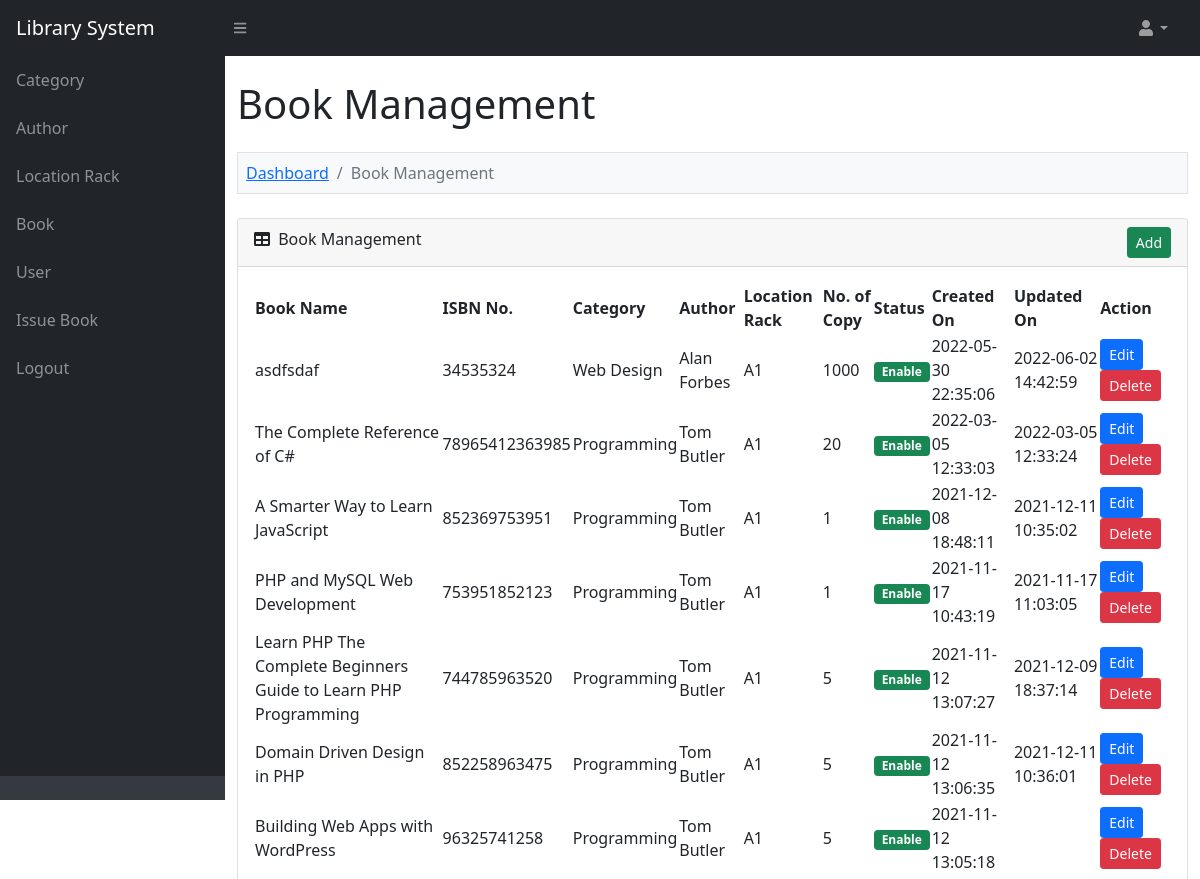
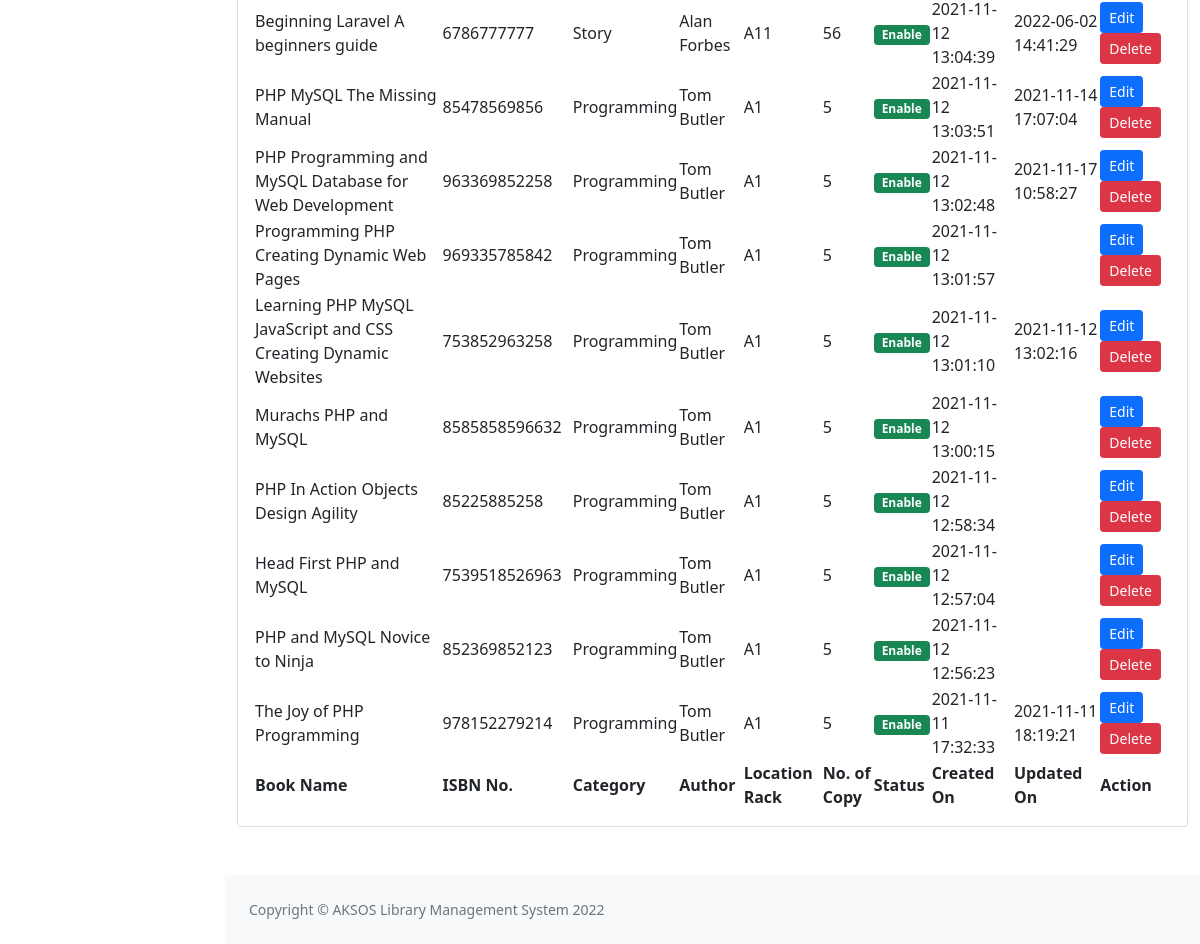
The page /admin/book.php (signed in) on the database its author committed (2 pictures, top to bottom).
### tables this page shows
CREATE TABLE `lms_book` (
  `book_id` int(11) NOT NULL,
  `book_category_id` int(11) NOT NULL DEFAULT 1,
  `book_author_id` int(11) NOT NULL,
  `book_location_rack_iid` int(11) NOT NULL DEFAULT 1,
  `book_name` text NOT NULL,
  `book_isbn_number` varchar(30) NOT NULL,
  `book_no_of_copy` int(5) NOT NULL,
  `book_status` enum('Enable','Disable') NOT NULL,
  `book_added_on` varchar(30) NOT NULL,
  `book_updated_on` varchar(30) NOT NULL
);

CREATE TABLE `lms_category` (
  `category_id` int(11) NOT NULL,
  `category_name` varchar(200) NOT NULL,
  `category_status` enum('Enable','Disable') NOT NULL,
  `category_created_on` varchar(30) NOT NULL,
  `category_updated_on` varchar(30) NOT NULL
);

CREATE TABLE `lms_author` (
  `author_id` int(11) NOT NULL,
  `author_name` varchar(200) NOT NULL,
  `author_status` enum('Enable','Disable') NOT NULL,
  `author_created_on` varchar(30) NOT NULL,
  `author_updated_on` varchar(30) NOT NULL
);

CREATE TABLE `lms_location_rack` (
  `location_rack_id` int(11) NOT NULL,
  `location_rack_name` varchar(200) NOT NULL,
  `location_rack_status` enum('Enable','Disable') NOT NULL,
  `location_rack_created_on` varchar(30) NOT NULL,
  `location_rack_updated_on` varchar(30) NOT NULL
);

### function.php (called while the page is built, shortened)
<?php
function convert_data($string, $action = 'encrypt')
{
	$encrypt_method = "AES-256-CBC";
	$secret_key = 'AA74CDCC2BBRT935136HH7B63C27';
	$secret_iv = '5fgf5HJ5g27';
	$key = hash('sha256', $secret_key);
	$iv = substr(hash('sha256', $secret_iv), 0, 16);
	if ($action == 'encrypt')
	{
		$output = openssl_encrypt($string, $encrypt_method, $key, 0, $iv);
	    $output = base64_encode($output);
	}
	else if ($action == 'decrypt')
	{
		$output = openssl_decrypt(base64_decode($string), $encrypt_method, $key, 0, $iv);
	}
	return $output;
}
?>

### admin/book.php (the view, shortened to what this page needs)
<?php
include '../database_connection.php';
include '../function.php';
$error = '';
$query = "
	SELECT * FROM lms_book
	inner join lms_category on lms_category.category_id=lms_book.book_category_id
	inner join lms_location_rack on lms_location_rack.location_rack_id=lms_book.book_location_rack_iid
	inner join lms_author on lms_author.author_id=lms_book.book_author_id
    ORDER BY lms_book.book_id DESC
";
$statement = $connect->prepare($query);
$statement->execute();
include '../header.php';
?>
<div class="container-fluid py-4" style="min-height: 700px;">
	<h1>Book Management</h1>
	<?php
	if(isset($_GET["action"]))
	{
		if($_GET["action"] == 'add')
		{
	?>
	<ol class="breadcrumb mt-4 mb-4 bg-light p-2 border">
		<li class="breadcrumb-item"><a href="index.php">Dashboard</a></li>
        <li class="breadcrumb-item"><a href="book.php">Book Management</a></li>
        <li class="breadcrumb-item active">Add Book</li>
    </ol>
    <?php
    if($error != '')
    {
    	echo '<div class="alert alert-danger alert-dismissible fade show" role="alert"><ul class="list-unstyled">'.$error.'</ul> <button type="button" class="btn-close" data-bs-dismiss="alert" aria-label="Close"></button></div>';
    }
    ?>
    <div class="card mb-4">
    	<div class="card-header">
    		<i class="fas fa-user-plus"></i> Add New Book
        </div>
        <div class="card-body">
        	<form method="post">
        		<div class="row">
        			<div class="col-md-6">
        				<div class="mb-3">
        					<label class="form-label">Book Name</label>
        					<input type="text" name="book_name" id="book_name" class="form-control" />
        				</div>
        			</div>
        			<div class="col-md-6">
        				<div class="mb-3">
        					<label class="form-label">Select Author</label>
        					<select name="book_author" id="book_author" class="form-control">
        						<?php echo fill_author($connect); ?>
        					</select>
        				</div>
        			</div>
        		</div>
        		<div class="row">
        			<div class="col-md-6">
        				<div class="mb-3">
        					<label class="form-label">Select Category</label>
        					<select name="book_category" id="book_category" class="form-control">
        						<?php echo fill_category($connect); ?>
        					</select>
        				</div>
        			</div>
        			<div class="col-md-6">
        				<div class="mb-3">
        					<label class="form-label">Select Location Rack</label>
        					<select name="book_location_rack" id="book_location_rack" class="form-control">
        						<?php echo fill_location_rack($connect); ?>
        					</select>
        				</div>
        			</div>
        		</div>
        		<div class="row">
        			<div class="col-md-6">
        				<div class="mb-3">
        					<label class="form-label">Book ISBN Number</label>
        					<input type="text" name="book_isbn_number" id="book_isbn_number" class="form-control" />
        				</div>
        			</div>
        			<div class="col-md-6">
        				<div class="mb-3">
        					<label class="form-label">No. of Copy</label>
        					<input type="number" name="book_no_of_copy" id="book_no_of_copy" step="1" class="form-control" />
        				</div>
        			</div>
        		</div>
        		<div class="mt-4 mb-3 text-center">
        			<input type="submit" name="add_book" class="btn btn-success" value="Add" />
        		</div>
        	</form>
        </div>
    </div>
	<?php
		}
		else if($_GET["action"] == 'edit')
		{
			$book_id = convert_data($_GET["code"], 'decrypt');
			if($book_id > 0)
			{
				$query = "
				SELECT * FROM lms_book
	inner join lms_category on lms_category.category_id=lms_book.book_category_id
	inner join lms_location_rack on lms_location_rack.location_rack_id=lms_book.book_category_id
	inner join lms_author on lms_author.author_id=lms_book.book_author_id
                WHERE lms_book.book_id = '$book_id'
				";
				$book_result = $connect->query($query);
				foreach($book_result as $book_row)
				{
	?>
	<ol class="breadcrumb mt-4 mb-4 bg-light p-2 border">
		<li class="breadcrumb-item"><a href="index.php">Dashboard</a></li>
        <li class="breadcrumb-item"><a href="book.php">Book Management</a></li>
        <li class="breadcrumb-item active">Edit Book</li>
    </ol>
    <div class="card mb-4">
    	<div class="card-header">
    		<i class="fas fa-user-plus"></i> Edit Book Details
       	</div>
       	<div class="card-body">
       		<form method="post">
       			<div class="row">
       				<div class="col-md-6">
       					<div class="mb-3">
       						<label class="form-label">Book Name</label>
       						<input type="text" name="book_name" id="book_name" class="form-control" value="<?php echo $book_row['book_name']; ?>" />
       					</div>
       				</div>
       				<div class="col-md-6">
       					<div class="mb-3">
       						<label class="form-label">Select Author</label>
       						<select name="book_author" id="book_author2" class="form-control">
       							<?php echo fill_author($connect); ?>
       						</select>
       					</div>
       				</div>
       			</div>
       			<div class="row">
       				<div class="col-md-6">
       					<div class="mb-3">
       						<label class="form-label">Select Category</label>
       						<select name="book_category" id="book_category2" class="form-control">
       							<?php echo fill_category($connect); ?>
       						</select>
       					</div>
       				</div>
       				<div class="col-md-6">
       					<div class="mb-3">
       						<label class="form-label">Select Location Rack</label>
       						<select name="book_location_rack" id="book_location_rack2" class="form-control">
       							<?php echo fill_location_rack($connect); ?>
       						</select>
       					</div>
       				</div>
       			</div>
       			<div class="row">
       				<div class="col-md-6">
       					<div class="mb-3">
       						<label class="form-label">Book ISBN Number</label>
       						<input type="text" name="book_isbn_number" id="book_isbn_number" class="form-control" value="<?php echo $book_row['book_isbn_number']; ?>" />
       					</div>
       				</div>
       				<div class="col-md-6">
       					<div class="mb-3">
       						<label class="form-label">No. of Copy</label>
       						<input type="number" name="book_no_of_copy" id="book_no_of_copy" class="form-control" step="1" value="<?php echo $book_row['book_no_of_copy']; ?>" />
       					</div>
       				</div>
       			</div>
       			<div class="mt-4 mb-3 text-center">
       				<input type="hidden" name="book_id" value="<?php echo $book_row['book_id']; ?>" />
       				<input type="submit" name="edit_book" class="btn btn-primary" value="Edit" />
       			</div>
       		</form>
       		<script>
       			document.getElementById('book_author2').value = "<?php echo $book_row['book_author_id']; ?>";
       			document.getElementById('book_category2').value = "<?php echo $book_row['book_category_id']; ?>";
       			document.getElementById('book_location_rack2').value = "<?php echo $book_row['book_location_rack_iid']; ?>";
       		</script>
       	</div>
   	</div>
	<?php
				}
			}
		}
	}
	else
	{
	?>
	<ol class="breadcrumb mt-4 mb-4 bg-light p-2 border">
		<li class="breadcrumb-item"><a href="index.php">Dashboard</a></li>
		<li class="breadcrumb-item active">Book Management</li>
	</ol>
	<div class="card mb-4">
		<div class="card-header">
			<div class="row">
				<div class="col col-md-6">
					<i class="fas fa-table me-1"></i> Book Management
                </div>
                <div class="col col-md-6" align="right">
                	<a href="book.php?action=add" class="btn btn-success btn-sm">Add</a>
                </div>
            </div>
        </div>
        <div class="card-body">
        	<table id="datatablesSimple">
        		<thead>
        			<tr>
        				<th>Book Name</th>
        				<th>ISBN No.</th>
        				<th>Category</th>
        				<th>Author</th>
        				<th>Location Rack</th>
        				<th>No. of Copy</th>
        				<th>Status</th>
        				<th>Created On</th>
        				<th>Updated On</th>
        				<th>Action</th>
        			</tr>
        		</thead>
        		<tfoot>
        			<tr>
        				<th>Book Name</th>
        				<th>ISBN No.</th>
        				<th>Category</th>
        				<th>Author</th>
        				<th>Location Rack</th>
        				<th>No. of Copy</th>
        				<th>Status</th>
        				<th>Created On</th>
        				<th>Updated On</th>
        				<th>Action</th>
        			</tr>
        		</tfoot>
        		<tbody>
        		<?php
        		if($statement->rowCount() > 0)
        		{
        			foreach($statement->fetchAll() as $row)
        			{
        				$book_status = '';
        				if($row['book_status'] == 'Enable')
        				{
        					$book_status = '<div class="badge bg-success">Enable</div>';
        				}
        				else
        				{
        					$book_status = '<div class="badge bg-danger">Disable</div>';
        				}
        				echo '
        				<tr>
        					<td>'.$row["book_name"].'</td>
        					<td>'.$row["book_isbn_number"].'</td>
        					<td>'.$row["category_name"].'</td>
        					<td>'.$row["author_name"].'</td>
        					<td>'.$row["location_rack_name"].'</td>
        					<td>'.$row["book_no_of_copy"].'</td>
        					<td>'.$book_status.'</td>
        					<td>'.$row["book_added_on"].'</td>
        					<td>'.$row["book_updated_on"].'</td>
        					<td>
        						<a href="book.php?action=edit&code='.convert_data($row["book_id"]).'" class="btn btn-sm btn-primary">Edit</a>
        						<button type="button" name="delete_button" class="btn btn-danger btn-sm" onclick="delete_data(`'.$row["book_id"].'`, `'.$row["book_status"].'`)">Delete</button>
        					</td>
        				</tr>
        				';
        			}
        		}
        		else
        		{
        			echo '
        			<tr>
        				<td colspan="10" class="text-center">No Data Found</td>
        			</tr>
        			';
        		}
        		?>
        		</tbody>
        	</table>
        </div>
    </div>
    <?php
	}
    ?>
</div>
<?php
include '../footer.php';
?>

### rows shown on the page
lms_book: book_name "asdfsdaf", book_isbn_number "34535324", book_category.category_name "Web Design", book_author.author_name "Alan Forbes", book_location_rack_iid.location_rack_name "A1", book_no_of_copy "1000", book_status "Enable", book_added_on "2022-05-30 22:35:06", book_updated_on "2022-06-02 14:42:59"
lms_book: book_name "The Complete Reference of C#", book_isbn_number "78965412363985", book_category.category_name "Programming", book_author.author_name "Tom Butler", book_location_rack_iid.location_rack_name "A1", book_no_of_copy "20", book_status "Enable", book_added_on "2022-03-05 12:33:03", book_updated_on "2022-03-05 12:33:24"
lms_book: book_name "A Smarter Way to Learn JavaScript", book_isbn_number "852369753951", book_category.category_name "Programming", book_author.author_name "Tom Butler", book_location_rack_iid.location_rack_name "A1", book_no_of_copy "1", book_status "Enable", book_added_on "2021-12-08 18:48:11", book_updated_on "2021-12-11 10:35:02"
lms_book: book_name "PHP and MySQL Web Development", book_isbn_number "753951852123", book_category.category_name "Programming", book_author.author_name "Tom Butler", book_location_rack_iid.location_rack_name "A1", book_no_of_copy "1", book_status "Enable", book_added_on "2021-11-17 10:43:19", book_updated_on "2021-11-17 11:03:05"
lms_book: book_name "Learn PHP The Complete Beginners Guide to Learn PHP Programming", book_isbn_number "744785963520", book_category.category_name "Programming", book_author.author_name "Tom Butler", book_location_rack_iid.location_rack_name "A1", book_no_of_copy "5", book_status "Enable", book_added_on "2021-11-12 13:07:27", book_updated_on "2021-12-09 18:37:14"
lms_book: book_name "Domain Driven Design in PHP", book_isbn_number "852258963475", book_category.category_name "Programming", book_author.author_name "Tom Butler", book_location_rack_iid.location_rack_name "A1", book_no_of_copy "5", book_status "Enable", book_added_on "2021-11-12 13:06:35", book_updated_on "2021-12-11 10:36:01"
lms_book: book_name "Building Web Apps with WordPress", book_isbn_number "96325741258", book_category.category_name "Programming", book_author.author_name "Tom Butler", book_location_rack_iid.location_rack_name "A1", book_no_of_copy "5", book_status "Enable", book_added_on "2021-11-12 13:05:18"
lms_book: book_name "Beginning Laravel A beginners guide", book_isbn_number "6786777777", book_category.category_name "Story", book_author.author_name "Alan Forbes", book_location_rack_iid.location_rack_name "A11", book_no_of_copy "56", book_status "Enable", book_added_on "2021-11-12 13:04:39", book_updated_on "2022-06-02 14:41:29"
lms_book: book_name "PHP MySQL The Missing Manual", book_isbn_number "85478569856", book_category.category_name "Programming", book_author.author_name "Tom Butler", book_location_rack_iid.location_rack_name "A1", book_no_of_copy "5", book_status "Enable", book_added_on "2021-11-12 13:03:51", book_updated_on "2021-11-14 17:07:04"
lms_book: book_name "PHP Programming and MySQL Database for Web Development", book_isbn_number "963369852258", book_category.category_name "Programming", book_author.author_name "Tom Butler", book_location_rack_iid.location_rack_name "A1", book_no_of_copy "5", book_status "Enable", book_added_on "2021-11-12 13:02:48", book_updated_on "2021-11-17 10:58:27"
lms_book: book_name "Programming PHP Creating Dynamic Web Pages", book_isbn_number "969335785842", book_category.category_name "Programming", book_author.author_name "Tom Butler", book_location_rack_iid.location_rack_name "A1", book_no_of_copy "5", book_status "Enable", book_added_on "2021-11-12 13:01:57"
lms_book: book_name "Learning PHP MySQL JavaScript and CSS Creating Dynamic Websites", book_isbn_number "753852963258", book_category.category_name "Programming", book_author.author_name "Tom Butler", book_location_rack_iid.location_rack_name "A1", book_no_of_copy "5", book_status "Enable", book_added_on "2021-11-12 13:01:10", book_updated_on "2021-11-12 13:02:16"
lms_book: book_name "Murachs PHP and MySQL", book_isbn_number "8585858596632", book_category.category_name "Programming", book_author.author_name "Tom Butler", book_location_rack_iid.location_rack_name "A1", book_no_of_copy "5", book_status "Enable", book_added_on "2021-11-12 13:00:15"
lms_book: book_name "PHP In Action Objects Design Agility", book_isbn_number "85225885258", book_category.category_name "Programming", book_author.author_name "Tom Butler", book_location_rack_iid.location_rack_name "A1", book_no_of_copy "5", book_status "Enable", book_added_on "2021-11-12 12:58:34"
lms_book: book_name "Head First PHP and MySQL", book_isbn_number "7539518526963", book_category.category_name "Programming", book_author.author_name "Tom Butler", book_location_rack_iid.location_rack_name "A1", book_no_of_copy "5", book_status "Enable", book_added_on "2021-11-12 12:57:04"
lms_book: book_name "PHP and MySQL Novice to Ninja", book_isbn_number "852369852123", book_category.category_name "Programming", book_author.author_name "Tom Butler", book_location_rack_iid.location_rack_name "A1", book_no_of_copy "5", book_status "Enable", book_added_on "2021-11-12 12:56:23"
lms_book: book_name "The Joy of PHP Programming", book_isbn_number "978152279214", book_category.category_name "Programming", book_author.author_name "Tom Butler", book_location_rack_iid.location_rack_name "A1", book_no_of_copy "5", book_status "Enable", book_added_on "2021-11-11 17:32:33", book_updated_on "2021-11-11 18:19:21"
